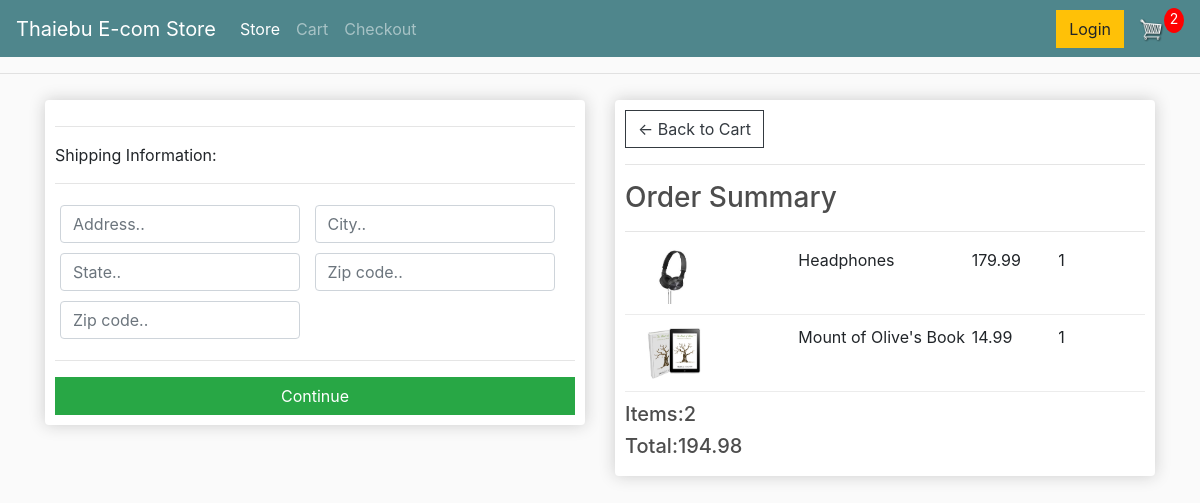
The app's page /checkout/ (signed in) with its own data.
### store/models.py (models this page shows, shortened)
class OrderItem(models.Model):
    product = models.ForeignKey(Product,on_delete = models.SET_NULL,null = True,blank=True)
    order = models.ForeignKey(Order,on_delete = models.SET_NULL,null = True,blank=True)
    quantity = models.IntegerField(default = 0,null = True,blank=True)
    date_added = models.DateTimeField(auto_now_add=True)
    @property
    def get_total(self):
        total = self.product.price * self.quantity
        return total

class Product(models.Model):
    name = models.CharField(max_length = 200,null=True)
    price = models.FloatField()
    digital = models.BooleanField(default = False,null=True,blank=False)
    image = models.ImageField(null=True,blank=True)
    @property
    def imageURL(self):
        try:
            url=self.image.url
        except:
            url = ''
        return url

class Order(models.Model):
    customer = models.ForeignKey(Customer,on_delete = models.SET_NULL,null = True,blank=True)
    date_ordered =models.DateField(auto_now_add=True)
    complete = models.BooleanField(default=False,null = True,blank=False)
    transaction_id = models.CharField(max_length=200,null=True)
    @property
    def get_cart_total(self):
        orderitems = self.orderitem_set.all()
        total = sum([item.get_total for item in orderitems])
        return total
    @property
    def get_cart_item(self):
        orderitems = self.orderitem_set.all()
        total = sum([item.quantity for item in orderitems])
        return total
    @property
    def shipping(self):
        shipping = False
        orderitems = self.orderitem_set.all()
        for i in orderitems:
            if i.product.digital == False:
                shipping = True
        return shipping

### store/views.py (the view)
# urls.py: path('checkout/',views.checkout,name='checkout'),
def checkout(request):
    data = cartData(request)
    cartItems = data['cartItems']
    order = data['order']
    items = data['items']
    context = { "items":items, "order":order,"cartItems":cartItems }
    return render(request,'store/checkout.html',context)

### store/utils.py (called while the page is built)
def cartData(request):
    if request.user.is_authenticated:
        customer = request.user.customer
        order,created = Order.objects.get_or_create(customer=customer,complete=False)
        items = order.orderitem_set.all()
        cartItems = order.get_cart_item
    else:
        cookidata = cookiCart(request)
        cartItems = cookidata['cartItems']
        order = cookidata['order']
        items = cookidata['items']
    return {"items":items, "order":order,"cartItems":cartItems}

### store/templates/store/checkout.html (shortened to what this page needs)
{% extends 'store/main.html' %}
{% load static %}
{% block content %}
<div class="row">
    <div class="col-lg-6">
        <div class="box-element" id="form-wrapper">
            <form id="form">
                <div id="shipping-info">
                    <hr>
                    <p>Shipping Information:</p>
                    <hr>
                    <div class="form-field">
                        <input class="form-control" type="text" name="address" placeholder="Address..">
                    </div>
                    <div class="form-field">
                        <input class="form-control" type="text" name="city" placeholder="City..">
                    </div>
                    <div class="form-field">
                        <input class="form-control" type="text" name="state" placeholder="State..">
                    </div>
                    <div class="form-field">
                        <input class="form-control" type="text" name="zipcode" placeholder="Zip code..">
                    </div>
                    <div class="form-field">
                        <input class="form-control" type="text" name="country" placeholder="Zip code..">
                    </div>
                </div>
                <hr>
                <input id="form-button" class="btn btn-success btn-block" type="submit" value="Continue">
            </form>
        </div>
        <br>
    </div>
    <div class="col-lg-6">
        <div class="box-element">
            <a  class="btn btn-outline-dark" href="{% url 'cart' %}">&#x2190; Back to Cart</a>
            <hr>
            <h3>Order Summary</h3>
            <hr>
           {% for item in items %}
            <div class="cart-row">
                <div style="flex:2"><img class="row-image" src="{{item.product.imageURL}}"></div>
                <div style="flex:2"><p>{{item.product.name}}</p></div>
                <div style="flex:1"><p>{{item.product.price}}</p></div>
                <div style="flex:1"><p>{{item.quantity}}</p></div>
            </div>
            {% endfor %}
            <h5>Items:{{order.get_cart_item}}</h5>
            <h5>Total:{{order.get_cart_total|floatformat:2}}</h5>
        </div>
    </div>
</div>
{% endblock content %}

### static/css/main.css (style rules this page uses)
body { background-color: hsl(0, 0%, 98%); }
h1,h2,h3,h4,h5,h6 { color:hsl(0, 0%, 30%); }
.box-element { box-shadow:hsl(0, 0%, 80%) 0 0 16px; background-color: #fff; border-radius: 4px; padding: 10px; }
.col-lg-4, .col-lg-6, .col-lg-8, .col-lg-12 { margin-top: 10px; }
.btn { border-radius: 0; }
.row-image { width: 100px; }
.form-field { width:250px; display: inline-block; padding: 5px; }
.cart-row { display: flex; align-items: flex-stretch; padding-bottom: 10px; margin-bottom: 10px; border-bottom: 1px solid #ececec; }

### records on screen
OrderItem: product.imageURL (picture), product.name "Headphones", product.price "179.99", quantity "1"
OrderItem: product.imageURL (picture), product.name "Mount of Olive's Book", product.price "14.99", quantity "1"
Order: get_cart_item "2", get_cart_total "194.98"

### other values on screen
{{ cartItems }} "2"
